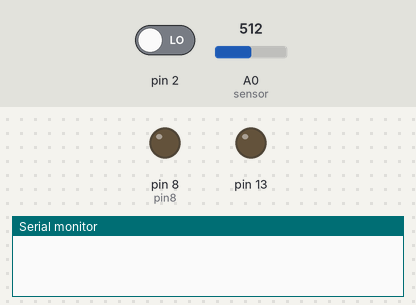
A sketch run on a simulated Arduino Uno, built with avr-gcc and run on an emulated ATmega328P. Parts: output pins drawn as LEDs (lit = HIGH), the last lines printed to the serial monitor. The test bench sets the inputs (shaded band); at power-on: A0 (sensor) = 512, pin 2 LOW.

Above: at 1.2 s.
1.3 s: A0 (sensor) set to 782
2.8 s: A0 (sensor) set to 812
At 3.8 s:
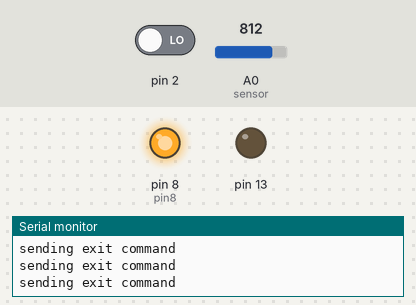
4.3 s: pin 2 driven HIGH
At 4.9 s:
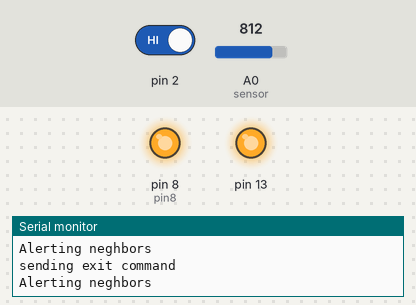
5.8 s: A0 (sensor) set to 790
At 6.5 s:
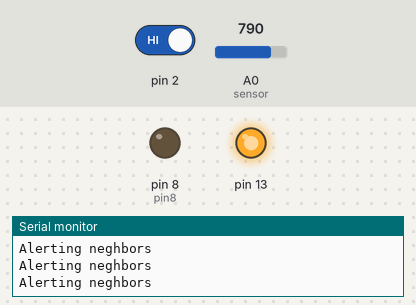
7.3 s: A0 (sensor) set to 810
At 8.5 s:
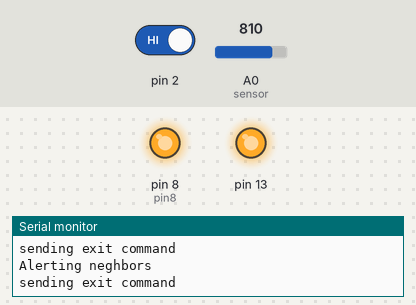
8.8 s: pin 2 driven LOW
At 9.1 s:
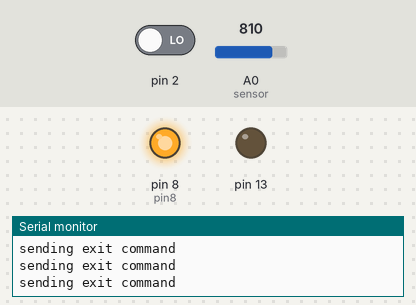
Timing chart, 0 to 11.8 s (numbered marks = the images above; inputs shaded):
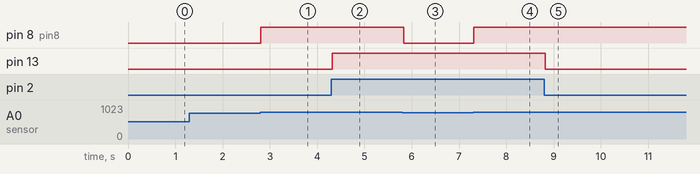

Measured:
- the behaviour switches between 800 and 801 on A0 (sensor) (found by bisection; images 0 and 1)
- after the input at 1.3 s, every drawn part: stays the same
- after the input at 2.8 s, pin 8 (pin8): LOW → HIGH at once
- after the input at 4.3 s, pin 13: LOW → HIGH at once
- after the input at 5.8 s, pin 8 (pin8): HIGH → LOW at once
- after the input at 7.3 s, pin 8 (pin8): LOW → HIGH at once
- after the input at 8.8 s, pin 13: HIGH → LOW at once

The sketch:

sos.ino
```cpp
int pin8 = 8;
int sensor = A0;
int sensorValue = 0;

int buttonState = 0;

void setup() {
  pinMode(pin8, OUTPUT);
  Serial.begin(9600);
  pinMode(2, INPUT);
  pinMode(13, OUTPUT);
}

void loop() {
  sensorValue = analogRead(sensor);
  //Serial.println(sensorValue, DEC);
  if (sensorValue > 800) {
    digitalWrite(pin8, HIGH);
    Serial.println("sending exit command");
  }
  if  (sensorValue < 800){
    digitalWrite(pin8, LOW);
  }

  buttonState = digitalRead(2);
  if (buttonState == HIGH) {
    digitalWrite(13, HIGH);
    Serial.println("Alerting neghbors");
  } else {
    digitalWrite(13, LOW);
  delay(10); }
}
```
